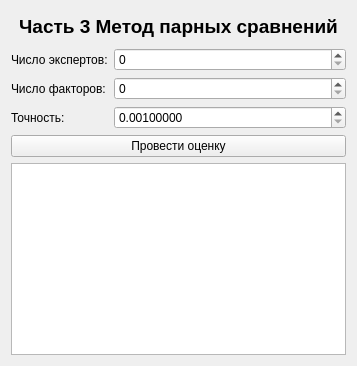
      <widget class="QWidget" name="page7_3">
       <layout class="QGridLayout" name="gridLayout_9">
        <item row="0" column="0">
         <widget class="QLabel" name="label_8">
          <property name="sizePolicy">
           <sizepolicy hsizetype="MinimumExpanding" vsizetype="Fixed">
            <horstretch>0</horstretch>
            <verstretch>0</verstretch>
           </sizepolicy>
          </property>
          <property name="styleSheet">
           <string notr="true">    color: black;              /* Цвет текста */
    font-weight: bold;         /* Жирный шрифт */
    font-size: 14pt;           /* Размер шрифта */
    padding: 4px 8px;          /* Внутренние отступы вокруг текста */</string>
          </property>
          <property name="text">
           <string>Часть 3 Метод парных сравнений</string>
          </property>
          <property name="alignment">
           <set>Qt::AlignmentFlag::AlignCenter</set>
          </property>
         </widget>
        </item>
        <item row="1" column="0">
         <layout class="QFormLayout" name="formLayout_5">
          <item row="0" column="0">
           <widget class="QLabel" name="label_35">
            <property name="text">
             <string>Число экспертов:</string>
            </property>
           </widget>
          </item>
          <item row="1" column="0">
           <widget class="QLabel" name="label_36">
            <property name="text">
             <string>Число факторов:</string>
            </property>
           </widget>
          </item>
          <item row="0" column="1">
           <widget class="QSpinBox" name="count_experts_p7_3"/>
          </item>
          <item row="1" column="1">
           <widget class="QSpinBox" name="count_factors_p7_3"/>
          </item>
          <item row="2" column="1">
           <widget class="QDoubleSpinBox" name="accuracy_p7_3">
            <property name="decimals">
             <number>8</number>
            </property>
            <property name="minimum">
             <double>0.001000000000000</double>
            </property>
            <property name="maximum">
             <double>1.000000000000000</double>
            </property>
            <property name="singleStep">
             <double>0.001000000000000</double>
            </property>
           </widget>
          </item>
          <item row="2" column="0">
           <widget class="QLabel" name="label_37">
            <property name="text">
             <string>Точность:</string>
            </property>
           </widget>
          </item>
          <item row="4" column="0" colspan="2">
           <widget class="QTextEdit" name="output_p7_3"/>
          </item>
          <item row="3" column="0" colspan="2">
           <widget class="QPushButton" name="run_p7_3">
            <property name="text">
             <string>Провести оценку</string>
            </property>
           </widget>
          </item>
         </layout>
        </item>
       </layout>
      </widget>
